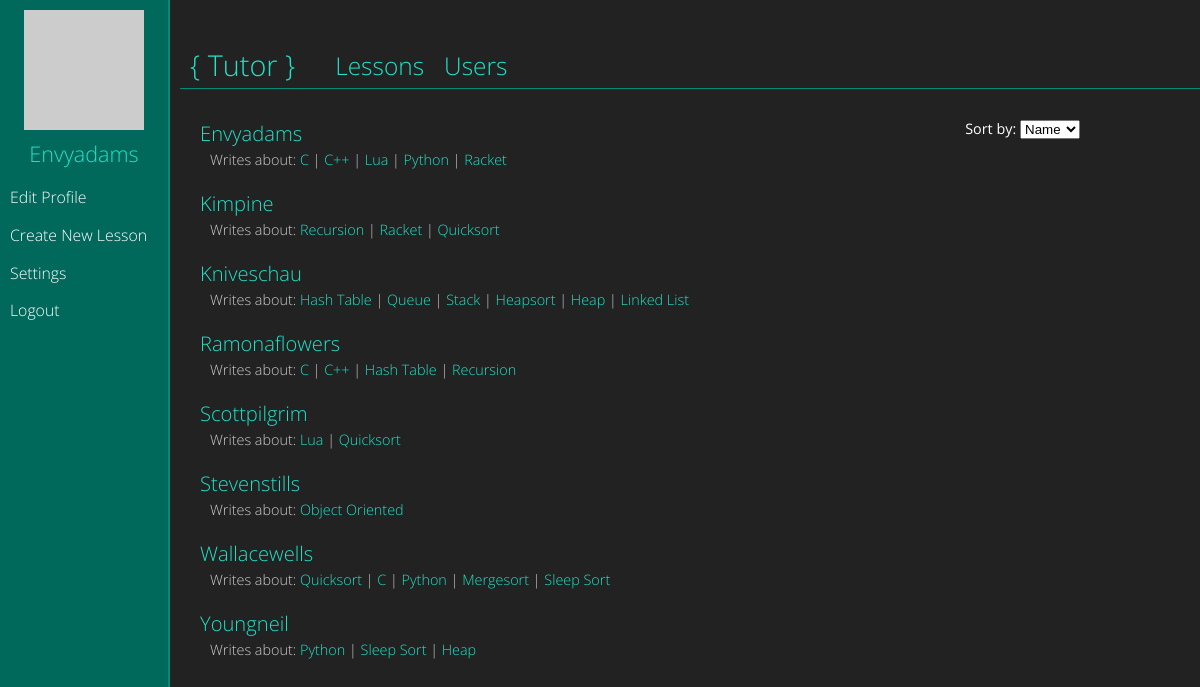
The page /controller.php?action=displayusers&sort=name (signed in) on the database its author committed.
### tables this page shows
CREATE TABLE IF NOT EXISTS `users` (
  `email` varchar(45) NOT NULL,
  `name` varchar(45) NOT NULL,
  `password` varchar(72) NOT NULL,
  `description` longtext NOT NULL,
  `twitter` varchar(45) NOT NULL,
  `facebook` varchar(45) NOT NULL,
  `flickr` varchar(45) NOT NULL,
  `userType` varchar(45) NOT NULL DEFAULT 'learner',
  PRIMARY KEY (`name`)
);

### displayUsers.php (the view, shortened to what this page needs)
<?php
function displayUsers($connection, $sort) {
	$query  = "SELECT name FROM users WHERE userType = 'contributor'";
	$result = mysqli_query($connection, $query);
	$users = [];
	if ($result) {
		$users = mysqli_fetch_all($result, MYSQLI_ASSOC);
	} else {
		$data = array('action' => 'error', 'ermessage' => "Sorry, we were unable to access our database.");
		$url = 'controller.php' . "?" . http_build_query($data);
		header('Location: ' . $url);
		exit();
	}
	sort($users);
	?>
	<article id="userlist">
		<form action="controller.php" method="GET">
			<label for="sort">Sort by:</label>
			<select name="sort" onchange="this.form.submit()">
				<option value="name" <?php if ($sort == 'name') echo 'selected'; ?> >Name</option>
			</select>
		</form>
	<?php
	switch ($sort) {
		case "name":
			echo '<ul id="nameSort">';
			foreach ($users as $user) { ?>
				<li>
					<a href="controller.php?action=user&name=<?php echo $user["name"]; ?>" class="userName"><?php echo ucwords($user["name"]); ?></a>
				<?php
				$topicsQuery = "SELECT DISTINCT post_topics.topicName FROM posts, post_topics WHERE post_topics.postId = posts.id and posts.author = '" . $user['name'] . "'";
				$topicsResult = mysqli_query($connection, $topicsQuery);
				if($topicsResult) {
					$topics = mysqli_fetch_all($topicsResult, MYSQLI_ASSOC);
				}
				if (count($topics) > 0) {
					echo "<p>Writes about: ";
				foreach($topics as $key=>$value) {
						echo "<a href='controller.php?action=displaylessons&topic=" . urlencode($value['topicName']) . "' class='userTopics'>";
						echo ucwords($value['topicName']);
						echo "</a>";
						if ($key < count($topics) - 1) {
							echo " | ";
						}
					}
				echo "</p>";
				}
				?>
				</li>
				<?php
			}
			break;
				?>
				<?php
	}
	echo '</ul>';
	echo '</article>';
}
?>

### style.css (style rules this page uses)
html { height: 100%; }
body { font-family: 'Open Sans', sans-serif; font-weight: 400; font-size: 0.9em; color: #fff; background-color: #222; margin: 0px; height: 100%; }
a { color: #20e2c8; text-decoration: none; }
article { margin-top: 30px; margin-left: 20px; }
#userlist ul { margin: 0px; padding: 0px; }
#userlist ul li { list-style: none; font-weight: 300; }
#userlist #nameSort li { margin-bottom: 20px; }
#userlist #nameSort li a { color: #20e2c8; font-size: 1.4em; }
#userlist ul li p { font-size: 1em; margin-left: 10px; margin-top: 3px; color: #ccc; }
#userlist form { float: right; margin-right: 120px; }
#userlist .userTopics { font-size: 1em !important; }

### rows shown on the page
users: name "Envyadams", topicName "C", topicName "C++", topicName "Lua", topicName "Python", topicName "Racket"
users: name "Kimpine", topicName "Recursion", topicName "Racket", topicName "Quicksort"
users: name "Kniveschau", topicName "Hash Table", topicName "Queue", topicName "Stack", topicName "Heapsort", topicName "Heap", topicName "Linked List"
users: name "Ramonaflowers", topicName "C", topicName "C++", topicName "Hash Table", topicName "Recursion"
users: name "Scottpilgrim", topicName "Lua", topicName "Quicksort"
users: name "Stevenstills", topicName "Object Oriented"
users: name "Wallacewells", topicName "Quicksort", topicName "C", topicName "Python", topicName "Mergesort", topicName "Sleep Sort"
users: name "Youngneil", topicName "Python", topicName "Sleep Sort", topicName "Heap"

### other values the page prints
$_SESSION['valid_user'] "Envyadams"
